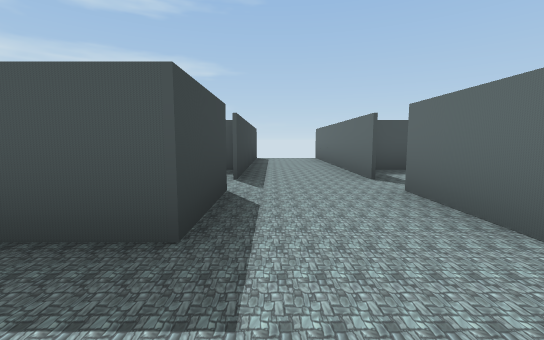
[1] (above)

16 first-person views from a walk through a 3-D level made in the Unity game engine. The camera is 0.58 m above the floor, tilts 6° down and sees 90° across. The floor is counted in squares, 1 m on a side. Each view is taken from the middle of a square. On the plan, view 1 faces up. The plan holds only what a view shows up to about 9 squares ahead; the rest is blank. The player character is not drawn.

[2]
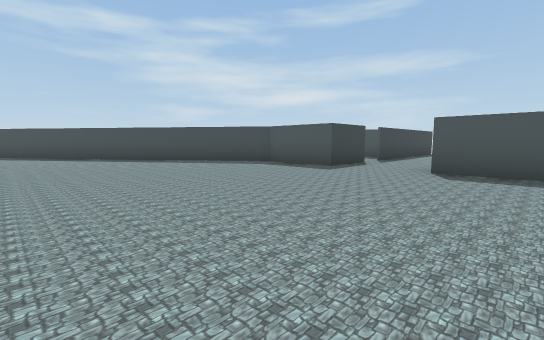

[3]
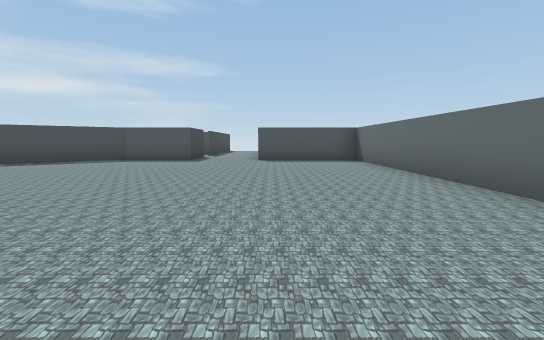

[4]
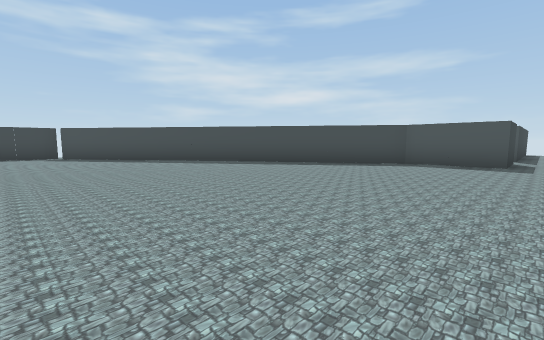

[5]
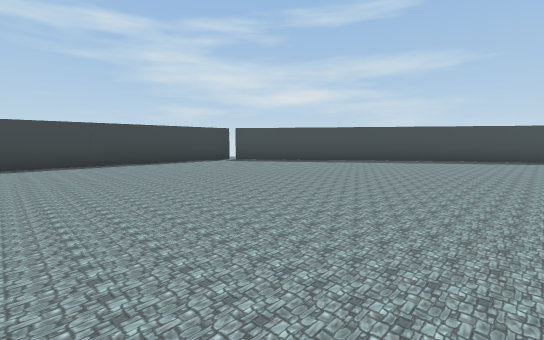

[6]
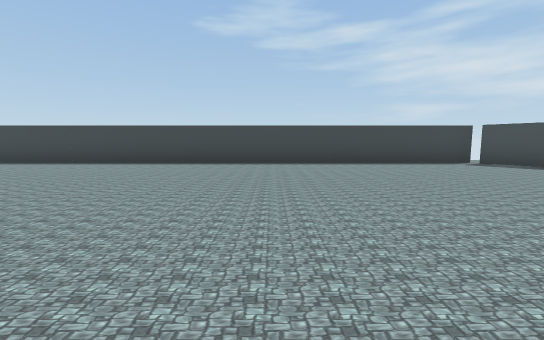

[7]
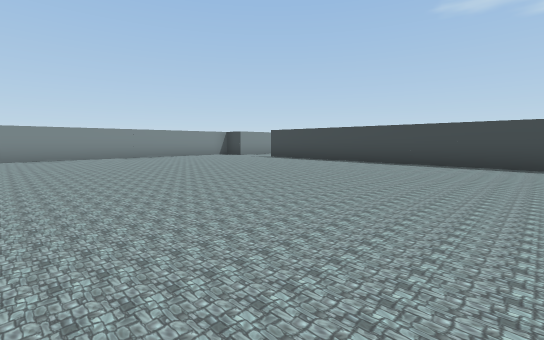

[8]
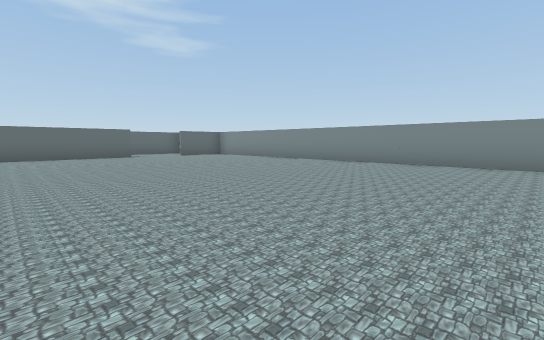

[9]
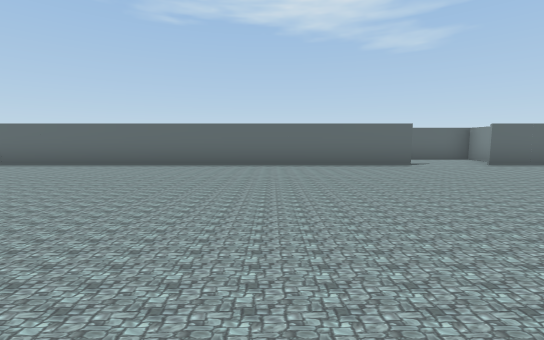

[10]
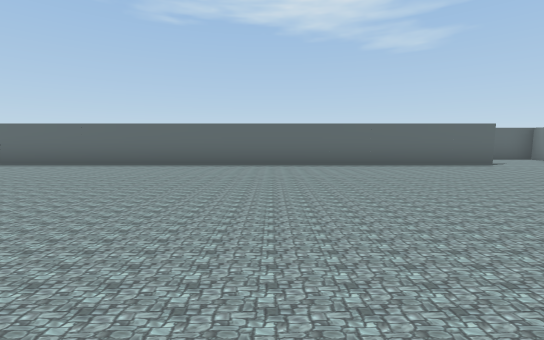

[11]
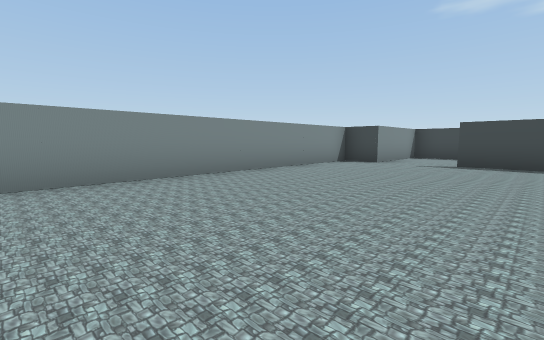

[12]
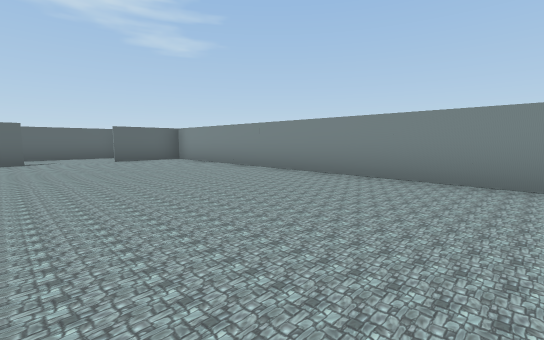

[13]
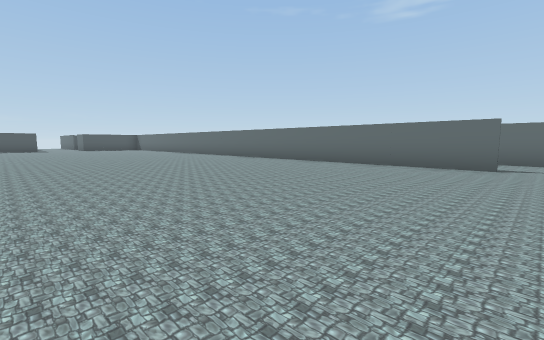

[14]
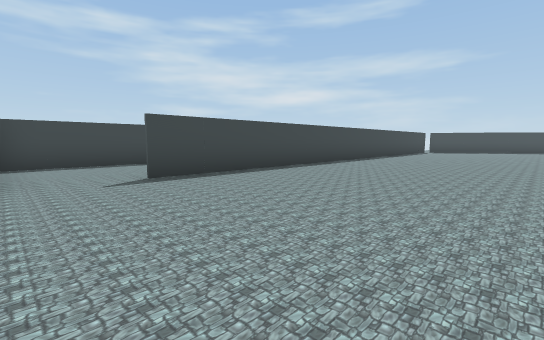

[15]
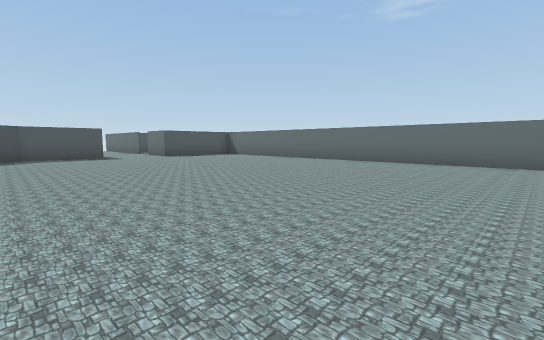

[16]
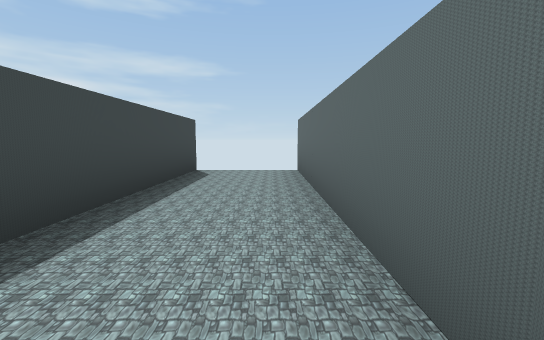

### Floor plan
Points are (right, up) in squares from view 1. A wall is a line through its corners. A room is listed if a view was taken in it or the views show most of it. See-through windows are left out.
Room 1 (views 1, 2, 3, 4, 5, 6, 7, 8, 9, 10, 11, 12, 13, 14, 15, 16)
walls: (4.6, -17.5) (4.6, 1.5) (1.5, 1.5) (1.5, 3.2); (5.8, -20.2) (6.6, -20.2) (6.6, -17.1); (-0.5, 3.2) (-0.5, 1.5) (-2.6, 1.5) (-11.3, -4.7) (-11.3, -18.5); (-11.3, -20.2) (-11.3, -21.2) (4.6, -21.2) (4.6, -19.2); (1.5, 4) (1.5, 9.5); (-0.5, 9.5) (-0.5, 4)
ways out: opening at (-11, -19) to room 2
Room 2 (no view inside)
walls: (-14.3, -17.2) (-14.3, -20.1); (-13.6, -20.2) (-11.3, -20.2)
ways out: opening at (-11, -19) to room 1; opening at (-12.5, -17.5)

Where each view was taken, in squares from view 1:
view 1: 0 up, 0 right, facing up
view 2: 4 down, 3 right, facing up-left
view 3: 7 down, 2 right, facing up
view 4: 6 down, 0 right, facing up-left
view 5: 10 down, 4 left, facing up-left
view 6: 10 down, 4 left, facing left
view 7: 11 down, 4 left, facing down-left
view 8: 14 down, 6 left, facing down-right
view 9: 14 down, 2 left, facing right
view 10: 12 down, 2 left, facing right
view 11: 17 down, 4 left, facing down-left
view 12: 17 down, 4 left, facing down-right
view 13: 18 down, 2 left, facing up-right
view 14: 20 down, 7 left, facing up-left
view 15: 9 down, 3 left, facing up-right
view 16: 4 up, 1 right, facing up
